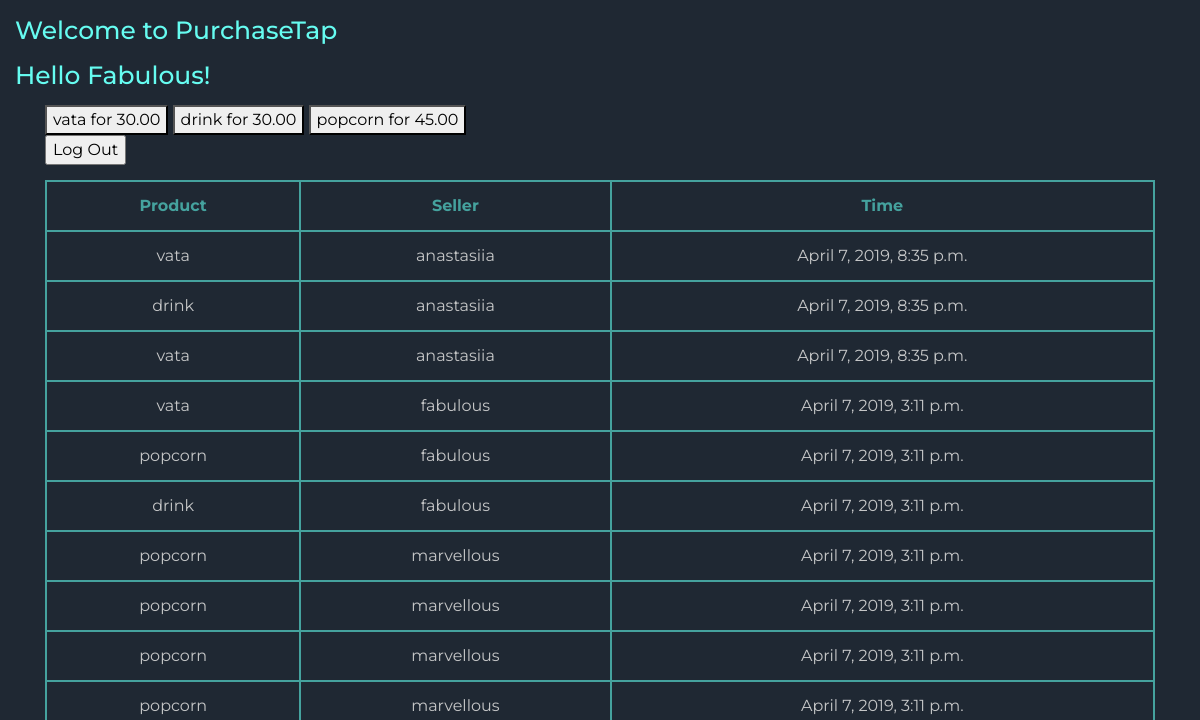
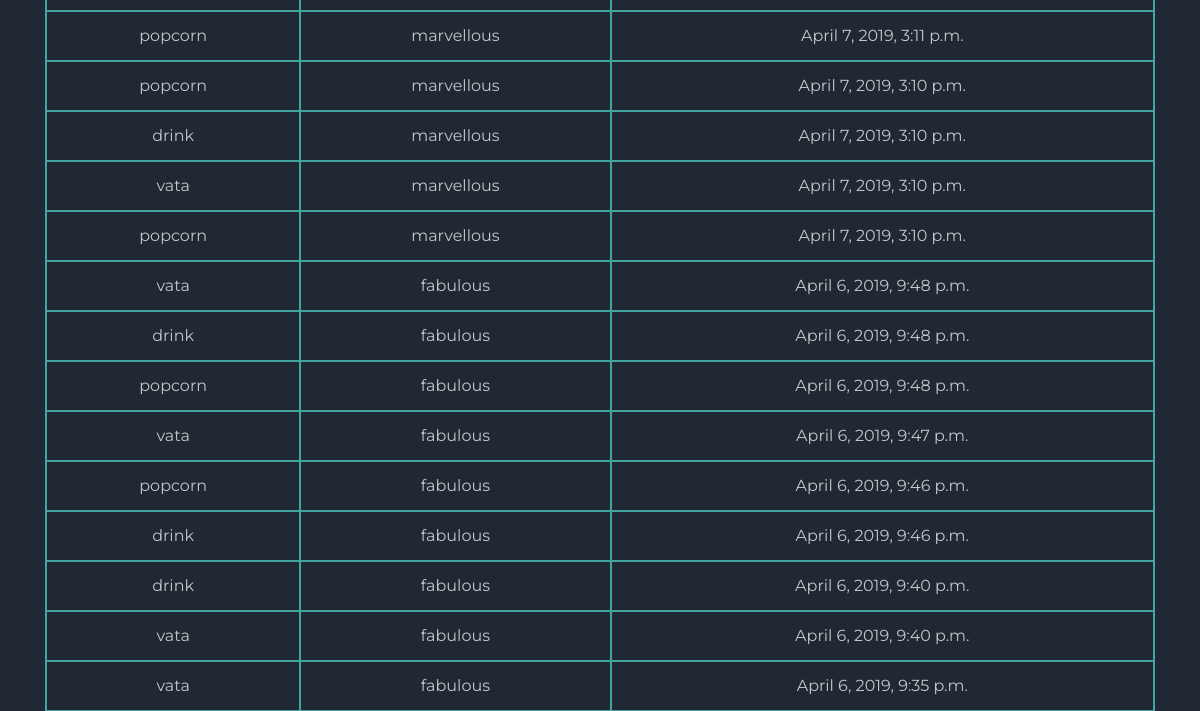
/tap/ (signed in, upper part), run on an earlier commit of the app's database (2 pictures, top to bottom).
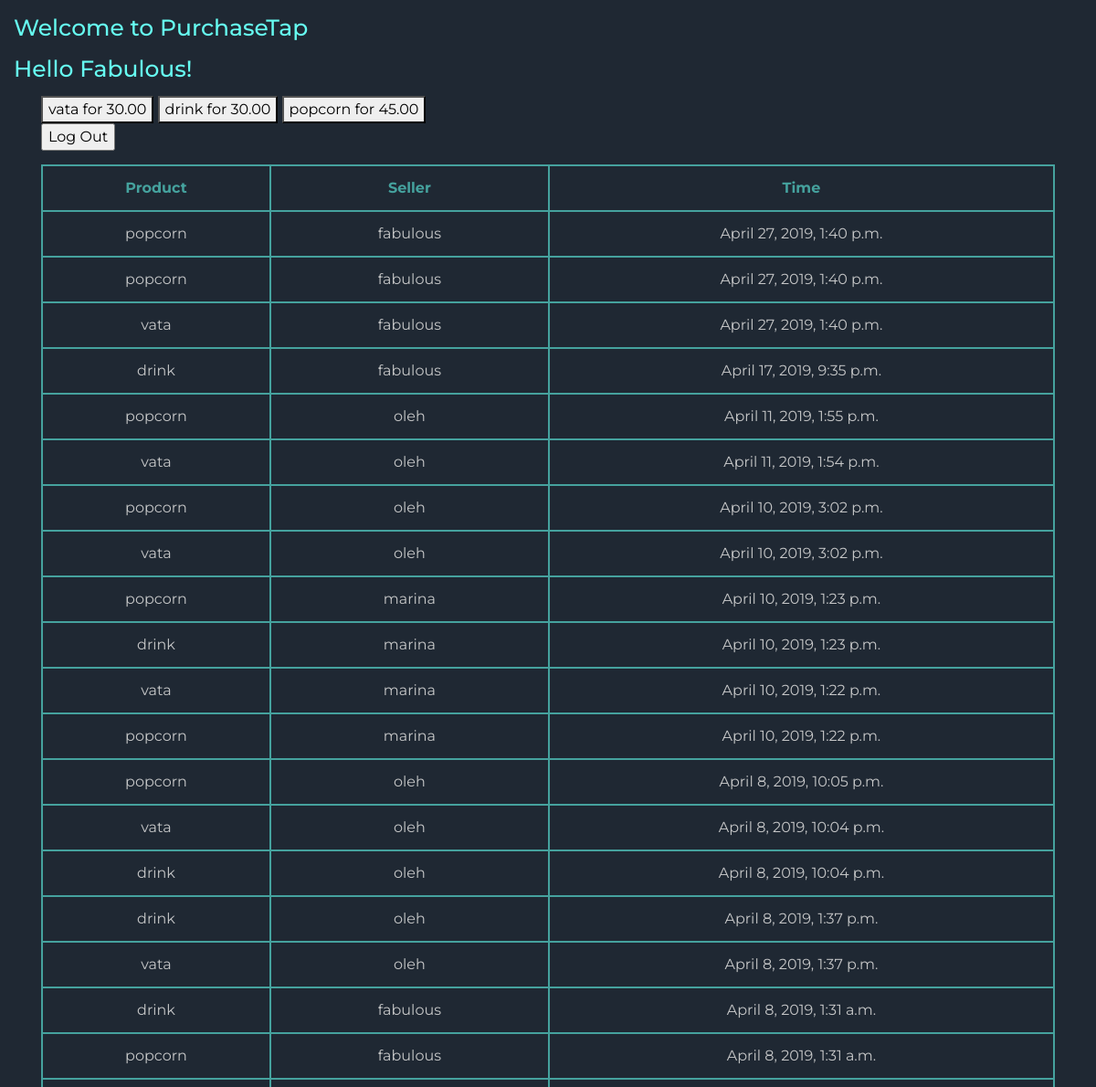
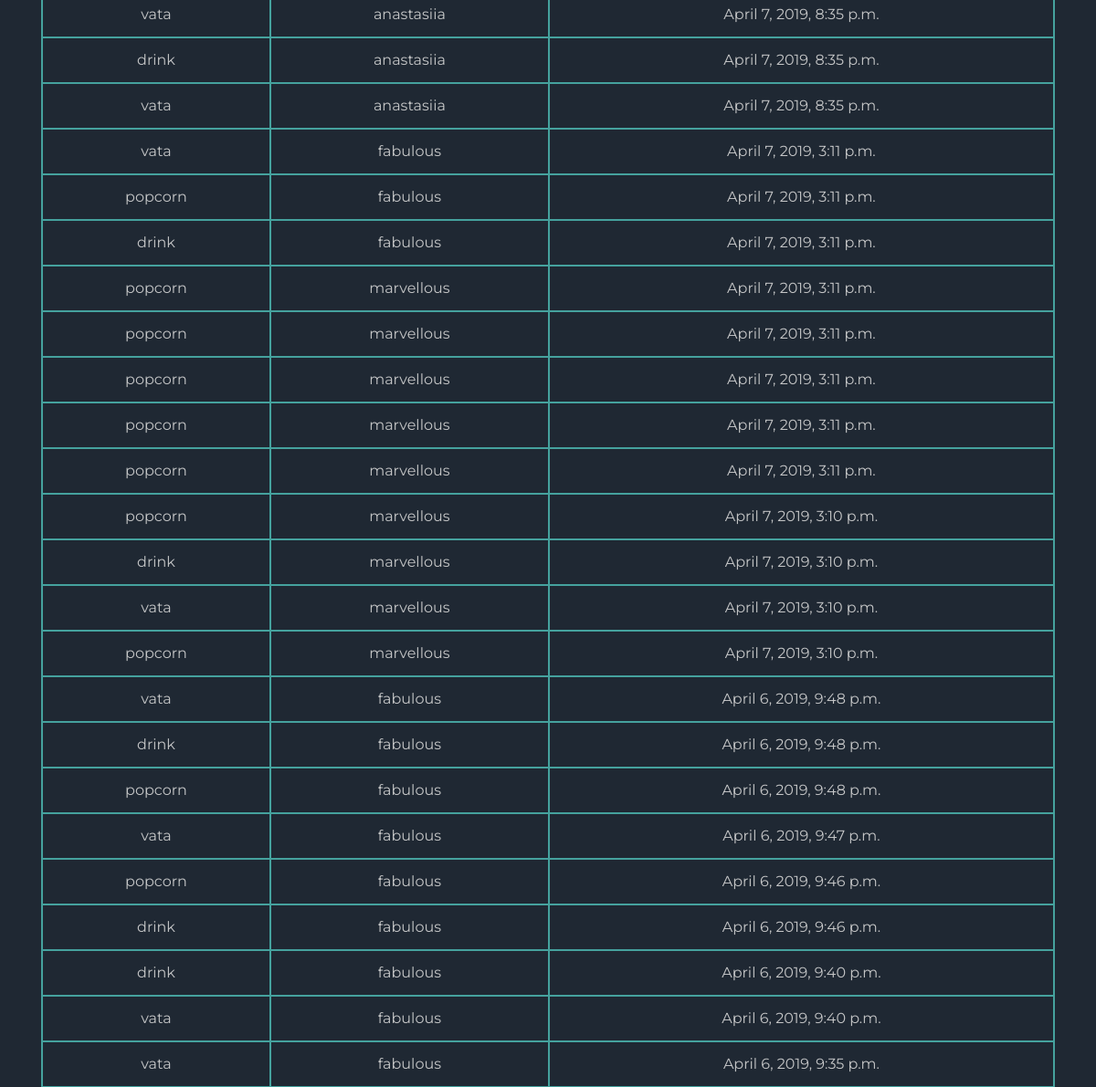
And on a later commit of the database (2 pictures, top to bottom).
### purchasetap/models.py (models this page shows, shortened)
class Product(models.Model):
    name = models.CharField(max_length=200)
    price = models.DecimalField(decimal_places=2, max_digits=10, default=0)

class Purchase(models.Model):
    product = models.ForeignKey(Product, on_delete=models.CASCADE, related_name='purchase_name')
    seller = models.ForeignKey(User, on_delete=models.CASCADE, related_name='seller')
    created = models.DateTimeField(auto_now_add=True)
    class Meta:
        verbose_name = 'Purchase'
        verbose_name_plural = 'Purchases'

### purchasetap/views.py (the view)
# urls.py: path('', views.index, name='index'),
def index(request):
    if not request.user.is_authenticated:
        return HttpResponseRedirect('login')
    else:
        username = str(request.user.username)
        products = Product.objects.all()
        purchases = Purchase.objects.all().order_by('-created')
        return render(request, 'purchasetap/index.html', {
            'products': products,
            'username': username,
            'time': timezone.now(),
            'purchases': purchases,
        })

### purchasetap/templates/purchasetap/index.html (shortened to what this page needs)
{% extends 'purchasetap/base.html' %}
{% block content %}
  <h1>Welcome to PurchaseTap</h1>
  <h3>Hello {{username | title}}!</h3>
  <div class="container" id="tap">
    <form method="post">
      {% for product in products %}
        <button value={{ product.name }}>{{ product.name }} for {{ product.price }}</button>
      {% endfor %}
    </form>
  </div>
  <div class="login container">
    <form action="logout" method="post">
      <input class="loginbutton" type="submit" value="Log Out">
    </form>
  </div>
<div class="container">
  {% load tz %}
  <p>
    <table class='table' style="margin-bottom:50px;">
        <tr>
            <th>Product</th>
            <th>Seller</th>
            <th>Time</th>
        </tr>
        {% for item in purchases %}
        <tr>
            <td>{{ item.product.name }}</td>
            <td>{{ item.seller }}</td>
            <td>{{ item.created }}</td>
        </tr>
        {% endfor %}
    </table>
  </p>
</div>
{% endblock %}

What changed in the data, as far as the page shows it:
added Purchase: product.name "popcorn", seller "fabulous", created "April 27, 2019, 1:40 p.m."
added Purchase: product.name "popcorn", seller "fabulous", created "April 27, 2019, 1:40 p.m."
added Purchase: product.name "vata", seller "fabulous", created "April 27, 2019, 1:40 p.m."
added Purchase: product.name "drink", seller "fabulous", created "April 17, 2019, 9:35 p.m."
added Purchase: product.name "popcorn", seller "oleh", created "April 11, 2019, 1:55 p.m."
added Purchase: product.name "vata", seller "oleh", created "April 11, 2019, 1:54 p.m."
added Purchase: product.name "popcorn", seller "oleh", created "April 10, 2019, 3:02 p.m."
added Purchase: product.name "vata", seller "oleh", created "April 10, 2019, 3:02 p.m."
added Purchase: product.name "popcorn", seller "marina", created "April 10, 2019, 1:23 p.m."
added Purchase: product.name "drink", seller "marina", created "April 10, 2019, 1:23 p.m."
added Purchase: product.name "vata", seller "marina", created "April 10, 2019, 1:22 p.m."
added Purchase: product.name "popcorn", seller "marina", created "April 10, 2019, 1:22 p.m."
added Purchase: product.name "popcorn", seller "oleh", created "April 8, 2019, 10:05 p.m."
added Purchase: product.name "vata", seller "oleh", created "April 8, 2019, 10:04 p.m."
added Purchase: product.name "drink", seller "oleh", created "April 8, 2019, 10:04 p.m."
added Purchase: product.name "drink", seller "oleh", created "April 8, 2019, 1:37 p.m."
added Purchase: product.name "vata", seller "oleh", created "April 8, 2019, 1:37 p.m."
added Purchase: product.name "drink", seller "fabulous", created "April 8, 2019, 1:31 a.m."
added Purchase: product.name "popcorn", seller "fabulous", created "April 8, 2019, 1:31 a.m."
